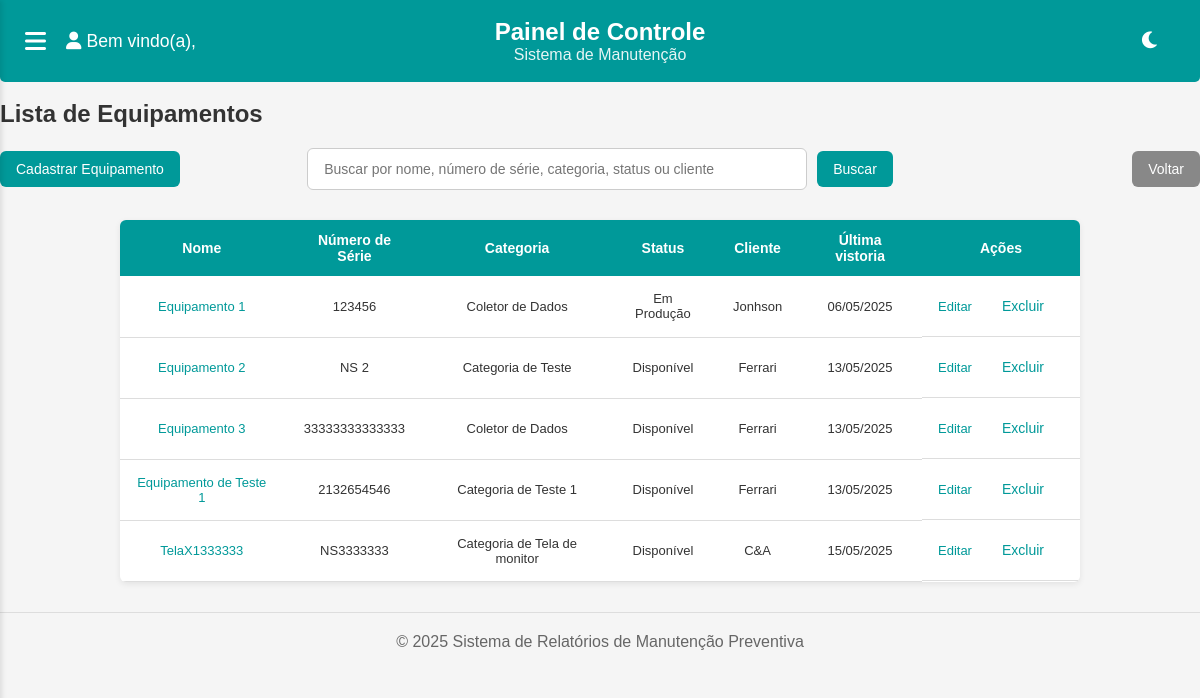
/equipamentos/, run on the app's committed database.
### equipamentos/models.py (models this page shows, shortened)
class Equipamento(models.Model):
    SITUACAO_CHOICES = (
        ('em_contrato', 'Em contrato'),
        ('sem_contrato', 'Sem contrato'),
    )
    STATUS_CHOICES = (
        ('em_producao', 'Em Produção'),
        ('disponivel', 'Disponível'),
        ('em_manutencao', 'Em Manutenção'),
        ('danificado', 'Danificado'),
        ('indisponivel', 'Indisponível'),
    )
    nome = models.CharField(max_length=255)
    etiqueta = models.CharField(max_length=100, blank=True)
    numero_serie = models.CharField(max_length=100, unique=True)
    codigo_referencia = models.CharField(max_length=100, blank=True)
    categoria = models.ForeignKey(CategoriaEquipamento, on_delete=models.SET_NULL, null=True, blank=True)
    fabricante = models.CharField(max_length=100, blank=True)
    marca = models.CharField(max_length=100, blank=True)
    modelo = models.CharField(max_length=100, blank=True)
    situacao = models.CharField(max_length=20, choices=SITUACAO_CHOICES, default='em_contrato')
    status = models.CharField(max_length=20, choices=STATUS_CHOICES, default='disponivel')
    data_compra = models.DateField(null=True, blank=True)
    data_garantia = models.DateField(null=True, blank=True)
    custo = models.DecimalField(max_digits=10, decimal_places=2, null=True, blank=True)
    descricao = models.TextField(blank=True)
    fornecedores = models.CharField(max_length=255, blank=True)
    utilizado_por = models.CharField(max_length=255, blank=True)
    tags = models.CharField(max_length=255, blank=True)
    cliente = models.ForeignKey(Cliente, on_delete=models.SET_NULL, null=True, blank=True)
    cadastrado_por = models.ForeignKey(Usuario, on_delete=models.SET_NULL, null=True, blank=True, related_name='equipamentos_cadastrados')
    cadastrado_em = models.DateTimeField(auto_now_add=True)
    alterado_por = models.ForeignKey(Usuario, on_delete=models.SET_NULL, null=True, blank=True, related_name='equipamentos_alterados')
    alterado_em = models.DateTimeField(auto_now=True)
    parametros_personalizados = models.ManyToManyField(ParametroEquipamento, blank=True)

class CategoriaEquipamento(models.Model):
    nome = models.CharField(max_length=100, unique=True)
    parametros = models.ManyToManyField(ParametroEquipamento, blank=True)
    def __str__(self):
        return self.nome

### clientes/models.py (models this page shows, shortened)
class Cliente(models.Model):
    nome_fantasia = models.CharField(max_length=255)
    razao_social = models.CharField(max_length=255, blank=True)
    cnpj = models.CharField(max_length=18, unique=True)
    email = models.EmailField(blank=True)
    endereco = models.CharField(max_length=255)
    sigla = models.CharField(max_length=50, blank=True, verbose_name='Sigla do Cliente')
    unidade = models.CharField(max_length=100, blank=True)
    sub_local = models.CharField(max_length=100, blank=True, verbose_name='Sub-local')
    responsavel = models.CharField(max_length=255, blank=True)
    logo = models.ImageField(upload_to='clientes/logos/', null=True, blank=True)
    numero_contrato = models.CharField(max_length=100, blank=True)
    data_inicio_contrato = models.DateField(null=True, blank=True)
    data_vencimento_contrato = models.DateField(null=True, blank=True)
    data_cadastro = models.DateTimeField(default=timezone.now, editable=False)

### equipamentos/views.py (the view, shortened to what this page needs)
# urls.py: path('', views.listar_equipamentos, name='listar_equipamentos'),
def listar_equipamentos(request):
    termo_busca = request.GET.get('q', '')
    equipamentos = Equipamento.objects.all()
    equipamentos = equipamentos.annotate(
        ultima_vistoria=Max('vistoriaequipamento__vistoriado_em')
    )
    return render(request, 'equipamentos/listar_equipamentos.html', {
        'equipamentos': equipamentos,
        'termo_busca': termo_busca
    })

### equipamentos/templates/equipamentos/listar_equipamentos.html (shortened to what this page needs)
{% extends 'base.html' %}
{% block content %}
<br>
<h2>Lista de Equipamentos</h2>
<div class="top-bar">
    <div class="left-actions">
        <a href="{% url 'equipamentos:cadastrar_equipamento' %}" class="btn">Cadastrar Equipamento</a>
    </div>
    <form method="get" action="{% url 'equipamentos:listar_equipamentos' %}" class="center-search">
        <input
            type="text"
            name="q"
            value="{{ termo_busca|default:'' }}"
            placeholder="Buscar por nome, número de série, categoria, status ou cliente"
        />
        <button type="submit" class="btn">Buscar</button>
    </form>
    <div class="right-actions">
        <a href="{% url 'core:dashboard' %}" class="btn btn-secondary">Voltar</a>
    </div>
</div>
<div class="table-wrapper">
    <table>
        <thead>
            <tr>
                <th>Nome</th>
                <th>Número de Série</th>
                <th>Categoria</th>
                <th>Status</th>
                <th>Cliente</th>
                <th>Última vistoria</th>
                <th>Ações</th>
            </tr>
        </thead>
        <tbody>
            {% for equipamento in equipamentos %}
            <tr>
                <td><a href="{% url 'equipamentos:detalhes_equipamento' equipamento.id %}">{{ equipamento.nome }}</a></td>
                <td>{{ equipamento.numero_serie }}</td>
                <td>{{ equipamento.categoria }}</td>
                <td>{{ equipamento.get_status_display }}</td>
                <td>{{ equipamento.cliente.nome_fantasia }}</td>
                <td>
                    {% if equipamento.ultima_vistoria %}
                        {{ equipamento.ultima_vistoria|date:"d/m/Y" }}
                    {% else %}
                        -
                    {% endif %}
                </td>
                <td class="table-actions">
                    <a href="{% url 'equipamentos:editar_equipamento' equipamento.id %}">Editar</a>
                    <form method="POST" action="{% url 'equipamentos:excluir_equipamento' equipamento.id %}" onsubmit="return confirm('Tem certeza que deseja excluir este equipamento?');">
                        <button type="submit">Excluir</button>
                    </form>
                </td>
            </tr>
            {% empty %}
            <tr><td colspan="6">Nenhum equipamento cadastrado.</td></tr>
            {% endfor %}
        </tbody>
    </table>
</div>
{% endblock %}

### static/css/global.css (style rules this page uses)
* { margin: 0; padding: 0; box-sizing: border-box; font-family: Arial, sans-serif; }
:root { --primary-color: #009999; --secondary-color: #008080; --background-color: #f5f5f5; --card-background: white; --subcard-background: #f0f0f0; --text-color: #333; --text-secondary: #666; }
body { background-color: var(--background-color); color: var(--text-color); min-height: 100vh; margin: 0; display: flex; flex-direction: column; }
input[type="text"], input[type="date"], input[type="email"], input[type="tel"], input[type="password"], textarea, select { background-color: var(--card-background); color: var(--text-color); border-color: var(--text-secondary); }
button { background-color: #009999; color: white; border: none; padding: 10px 20px; border-radius: 5px; cursor: pointer; font-size: 14px; transition: all 0.3s ease; }
.btn { display: inline-block; padding: 10px 18px; font-size: 14px; font-weight: 500; text-align: center; text-decoration: none; border: none; border-radius: 6px; cursor: pointer; transition: background-color 0.3s ease; color: white; background-color: var(--primary-color); }
.top-bar { display: flex; justify-content: space-between; align-items: center; flex-wrap: wrap; gap: 10px; margin: 20px auto; max-width: 1200px; }
.top-bar .left-actions, .top-bar .center-search, .top-bar .right-actions { flex: 1; display: flex; align-items: center; }
.top-bar .left-actions { justify-content: flex-start; }
.top-bar .center-search { justify-content: center; gap: 10px; }
.top-bar .right-actions { justify-content: flex-end; }
.top-bar .center-search input[type="text"] { padding: 10px 16px; border: 1px solid #ccc; border-radius: 6px; min-width: 500px; max-width: 600px; font-size: 14px; height: 42px; }
.btn { background-color: var(--primary-color); color: white; border: none; padding: 10px 16px; border-radius: 6px; cursor: pointer; font-size: 14px; text-decoration: none; transition: background-color 0.3s ease; white-space: nowrap; }
.btn-secondary { background-color: #888; }
.table-wrapper { background-color: var(--card-background); border-radius: 6px; overflow-x: auto; box-shadow: 0 2px 6px rgba(0, 0, 0, 0.08); margin: 30px auto; max-width: 100%; width: 80%; }
.table-wrapper table { width: 100%; max-width: 1000px; margin: 0 auto; border-collapse: collapse; min-width: 700px; }
.table-wrapper thead { background-color: var(--primary-color); color: white; }
.table-wrapper thead th { padding: 12px 16px; text-align: center; font-size: 14px; }
.table-wrapper tbody td { padding: 12px 16px; text-align: center; border-bottom: 1px solid #ddd; font-size: 13px; }
.table-wrapper a { color: var(--primary-color); text-decoration: none; font-weight: 500; }
.table-wrapper button { background: none; border: none; color: var(--primary-color); cursor: pointer; font-weight: 500; }
.table-actions { display: flex; gap: 10px; align-items: center; justify-content: center; }

### data on the page
Equipamento: nome "Equipamento 1", numero_serie "123456", categoria "Coletor de Dados", status "Em Produção", cliente.nome_fantasia "Jonhson", ultima_vistoria "06/05/2025"
Equipamento: nome "Equipamento 2", numero_serie "NS 2", categoria "Categoria de Teste", status "Disponível", cliente.nome_fantasia "Ferrari", ultima_vistoria "13/05/2025"
Equipamento: nome "Equipamento 3", numero_serie "33333333333333", categoria "Coletor de Dados", status "Disponível", cliente.nome_fantasia "Ferrari", ultima_vistoria "13/05/2025"
Equipamento: nome "Equipamento de Teste 1", numero_serie "2132654546", categoria "Categoria de Teste 1", status "Disponível", cliente.nome_fantasia "Ferrari", ultima_vistoria "13/05/2025"
Equipamento: nome "TelaX1333333", numero_serie "NS3333333", categoria "Categoria de Tela de monitor", status "Disponível", cliente.nome_fantasia "C&A", ultima_vistoria "15/05/2025"
